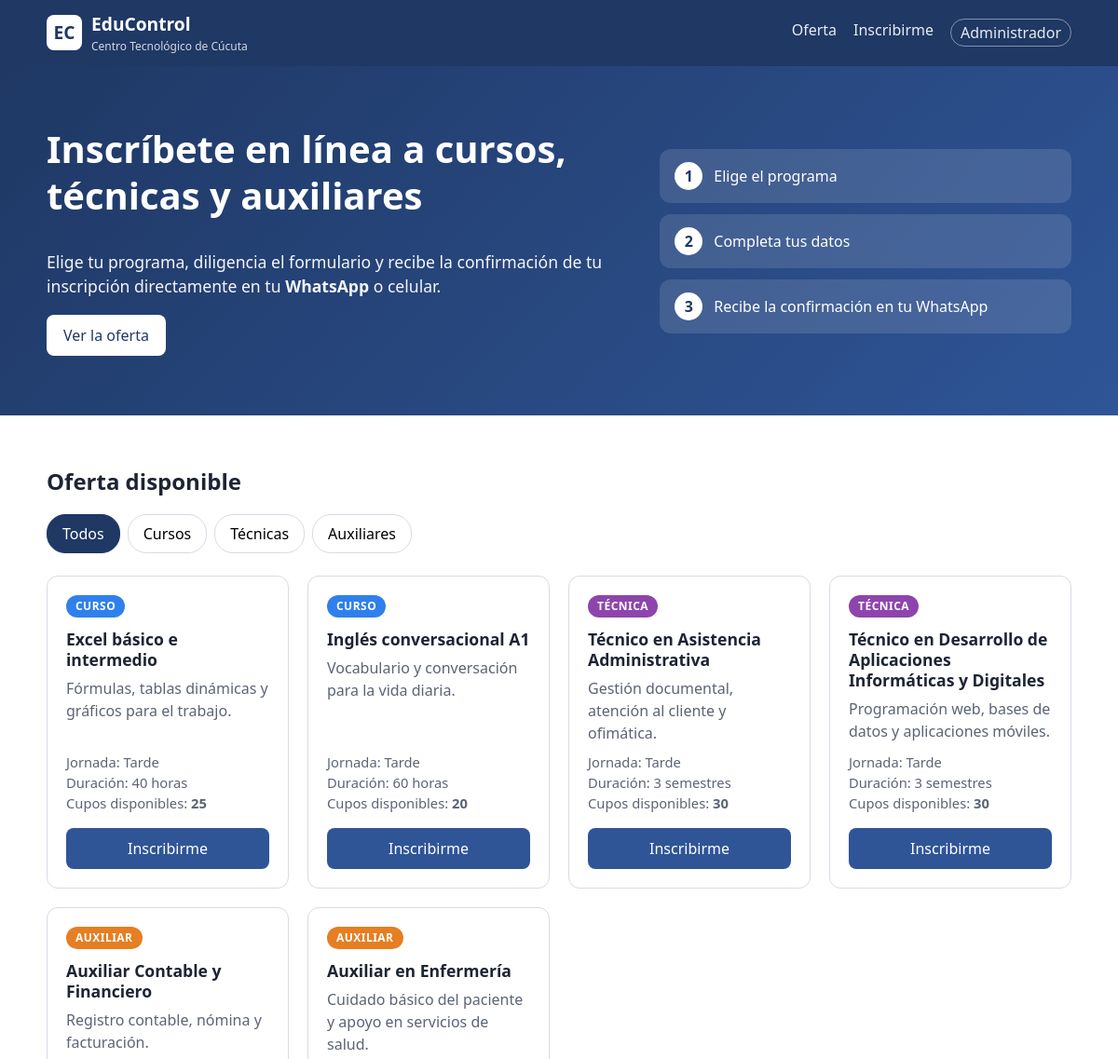
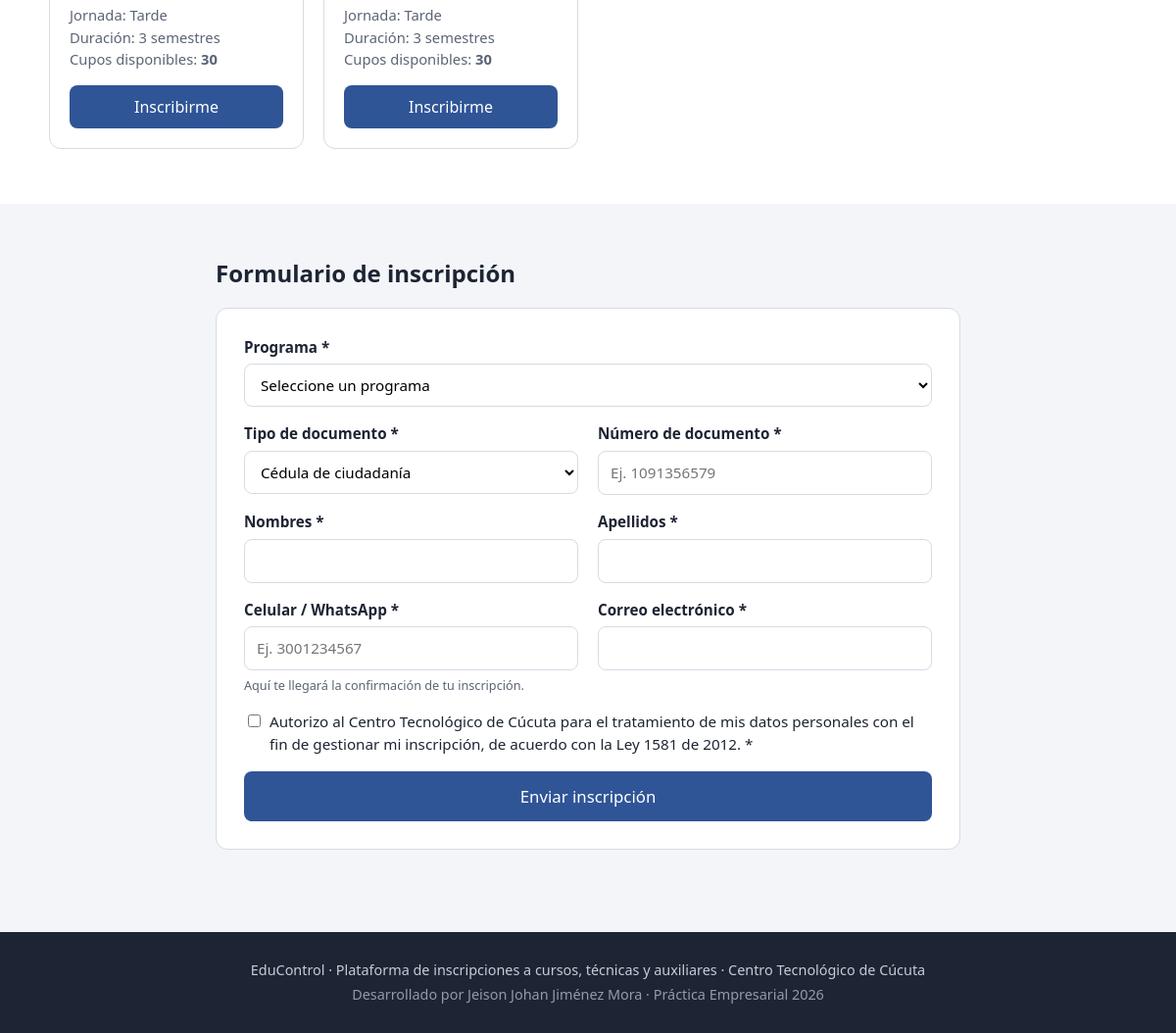
The app's page /index.html.php with its own data (2 pictures, top to bottom).
### tables this page shows
CREATE TABLE programas (
  id_programa   INT AUTO_INCREMENT PRIMARY KEY,
  nombre        VARCHAR(150) NOT NULL,
  tipo          ENUM('curso','tecnica','auxiliar') NOT NULL,
  descripcion   VARCHAR(500) DEFAULT NULL,
  jornada       VARCHAR(50)  NOT NULL DEFAULT 'Tarde',
  duracion      VARCHAR(50)  DEFAULT NULL,
  cupos         INT NOT NULL DEFAULT 30,
  estado        TINYINT(1) NOT NULL DEFAULT 1           
);

### db.php (called while the page is built, shortened)
<?php
function db(): PDO
{
    static $pdo = null;
    if ($pdo === null) {
        $dsn = getenv('EDU_DSN') ?: 'mysql:host=' . DB_HOST . ';dbname=' . DB_NAME . ';charset=utf8mb4';
        try {
            $pdo = new PDO($dsn, DB_USER, DB_PASS, [
                PDO::ATTR_ERRMODE            => PDO::ERRMODE_EXCEPTION,
                PDO::ATTR_DEFAULT_FETCH_MODE => PDO::FETCH_ASSOC,
            ]);
        } catch (PDOException $e) {
            http_response_code(500);
            die('No se pudo conectar a la base de datos. Revise config.php y que MySQL esté encendido.');
        }
    }
    return $pdo;
}
function e(?string $texto): string
{
    return htmlspecialchars((string)$texto, ENT_QUOTES, 'UTF-8');
}
function tipo_texto(string $tipo): string
{
    return ['curso' => 'Curso', 'tecnica' => 'Técnica', 'auxiliar' => 'Auxiliar'][$tipo] ?? $tipo;
}

### index.html.php (the view, shortened to what this page needs)
<?php
require_once __DIR__ . '/includes/db.php';
$sql = "SELECT p.*, (p.cupos - COUNT(i.id_inscripcion)) AS disponibles
        FROM programas p
        LEFT JOIN inscripciones i ON i.id_programa = p.id_programa
        WHERE p.estado = 1
        GROUP BY p.id_programa, p.nombre, p.tipo, p.descripcion, p.jornada, p.duracion, p.cupos, p.estado
        ORDER BY p.tipo, p.nombre";
$programas = db()->query($sql)->fetchAll();
$viejo   = $_SESSION['viejo'] ?? [];
require __DIR__ . '/includes/header.php';
?>
<section class="hero">
  <div class="contenedor hero__fila">
    <div>
      <h1>Inscríbete en línea a cursos, técnicas y auxiliares</h1>
      <p>Elige tu programa, diligencia el formulario y recibe la confirmación de tu inscripción
         directamente en tu <strong>WhatsApp</strong> o celular.</p>
      <a href="#oferta" class="boton boton--claro">Ver la oferta</a>
    </div>
    <ol class="pasos">
      <li><span>1</span> Elige el programa</li>
      <li><span>2</span> Completa tus datos</li>
      <li><span>3</span> Recibe la confirmación en tu WhatsApp</li>
    </ol>
  </div>
</section>
<section id="oferta" class="seccion">
  <div class="contenedor">
    <h2>Oferta disponible</h2>
    <div class="filtros" role="tablist">
      <button class="filtro activo" data-filtro="todos">Todos</button>
      <button class="filtro" data-filtro="curso">Cursos</button>
      <button class="filtro" data-filtro="tecnica">Técnicas</button>
      <button class="filtro" data-filtro="auxiliar">Auxiliares</button>
    </div>
    <div class="tarjetas">
      <?php foreach ($programas as $p): $lleno = $p['disponibles'] <= 0; ?>
        <article class="tarjeta" data-tipo="<?= e($p['tipo']) ?>">
          <span class="etiqueta etiqueta--<?= e($p['tipo']) ?>"><?= tipo_texto($p['tipo']) ?></span>
          <h3><?= e($p['nombre']) ?></h3>
          <p><?= e($p['descripcion']) ?></p>
          <ul class="datos">
            <li>Jornada: <?= e($p['jornada']) ?></li>
            <?php if ($p['duracion']): ?><li>Duración: <?= e($p['duracion']) ?></li><?php endif; ?>
            <li>Cupos disponibles: <strong><?= max(0, (int)$p['disponibles']) ?></strong></li>
          </ul>
          <?php if ($lleno): ?>
            <span class="boton boton--deshabilitado">Sin cupos</span>
          <?php else: ?>
            <a class="boton" href="?programa=<?= (int)$p['id_programa'] ?>#inscripcion"
               data-programa="<?= (int)$p['id_programa'] ?>">Inscribirme</a>
          <?php endif; ?>
        </article>
      <?php endforeach; ?>
    </div>
  </div>
</section>
<section id="inscripcion" class="seccion seccion--gris">
  <div class="contenedor contenedor--angosto">
    <h2>Formulario de inscripción</h2>
    <form id="formInscripcion" class="formulario" action="inscribir.php" method="post" novalidate>
      <label class="completo">Programa *
        <select name="id_programa" required>
          <option value="">Seleccione un programa</option>
        </select>
      </label>
      <label>Tipo de documento *
        <select name="tipo_documento" required>
          <?php foreach (['CC' => 'Cédula de ciudadanía', 'TI' => 'Tarjeta de identidad',
                          'CE' => 'Cédula de extranjería', 'PPT' => 'Permiso por Protección Temporal'] as $v => $t): ?>
            <option value="<?= $v ?>" <?= ($viejo['tipo_documento'] ?? 'CC') === $v ? 'selected' : '' ?>><?= $t ?></option>
          <?php endforeach; ?>
        </select>
      </label>
      <label>Número de documento *
        <input type="text" name="documento" inputmode="numeric" maxlength="15" required
               value="<?= e($viejo['documento'] ?? '') ?>" placeholder="Ej. 1091356579">
      </label>
      <label>Nombres *
        <input type="text" name="nombres" maxlength="80" required value="<?= e($viejo['nombres'] ?? '') ?>">
      </label>
      <label>Apellidos *
        <input type="text" name="apellidos" maxlength="80" required value="<?= e($viejo['apellidos'] ?? '') ?>">
      </label>
      <label>Celular / WhatsApp *
        <input type="tel" name="celular" inputmode="numeric" maxlength="10" required
               value="<?= e($viejo['celular'] ?? '') ?>" placeholder="Ej. 3001234567">
        <small>Aquí te llegará la confirmación de tu inscripción.</small>
      </label>
      <label>Correo electrónico *
        <input type="email" name="correo" maxlength="120" required value="<?= e($viejo['correo'] ?? '') ?>">
      </label>
      <label class="completo casilla">
        <input type="checkbox" name="autoriza_datos" value="1" required <?= !empty($viejo['autoriza_datos']) ? 'checked' : '' ?>>
        <span>Autorizo al <?= e(INSTITUCION) ?> para el tratamiento de mis datos personales con el fin de
          gestionar mi inscripción, de acuerdo con la Ley 1581 de 2012. *</span>
      </label>
      <div class="completo">
        <button type="submit" class="boton boton--grande">Enviar inscripción</button>
      </div>
    </form>
  </div>
</section>
<?php require __DIR__ . '/includes/footer.php'; ?>

### header.php (shortened to what this page needs)
<?php
$base = $base ?? '';
?>
<!DOCTYPE html>
<html lang="es">
<head>
  <link rel="stylesheet" href="<?= $base ?>assets/css/styles.css">
</head>
<body>
<header class="barra">
  <div class="contenedor barra__fila">
    <a class="marca" href="<?= $base ?>index.php">
      <span class="marca__logo">EC</span>
      <span>EduControl<small><?= e(INSTITUCION) ?></small></span>
    </a>
    <nav class="menu">
      <a href="<?= $base ?>index.php#oferta">Oferta</a>
      <a href="<?= $base ?>index.php#inscripcion">Inscribirme</a>
      <a href="<?= $base ?>admin/index.php" class="menu__admin">Administrador</a>
    </nav>
  </div>
</header>
<main>

### footer.php (shortened to what this page needs)
</main>
<footer class="pie">
  <div class="contenedor">
    <p>EduControl &middot; Plataforma de inscripciones a cursos, técnicas y auxiliares &middot; <?= e(INSTITUCION) ?></p>
    <p class="pie__autor">Desarrollado por Jeison Johan Jiménez Mora &middot; Práctica Empresarial <?= date('Y') ?></p>
  </div>
</footer>
</body>
</html>

### records on screen
programas: tipo "CURSO", nombre "Excel básico e intermedio", descripcion "Fórmulas, tablas dinámicas y gráficos para el trabajo.", jornada "Tarde", duracion "40 horas", max(0, (int)$p['disponibles']) "25"
programas: tipo "CURSO", nombre "Inglés conversacional A1", descripcion "Vocabulario y conversación para la vida diaria.", jornada "Tarde", duracion "60 horas", max(0, (int)$p['disponibles']) "20"
programas: tipo "TÉCNICA", nombre "Técnico en Asistencia Administrativa", descripcion "Gestión documental, atención al cliente y ofimática.", jornada "Tarde", duracion "3 semestres", max(0, (int)$p['disponibles']) "30"
programas: tipo "TÉCNICA", nombre "Técnico en Desarrollo de Aplicaciones Informáticas y Digitales", descripcion "Programación web, bases de datos y aplicaciones móviles.", jornada "Tarde", duracion "3 semestres", max(0, (int)$p['disponibles']) "30"
programas: tipo "AUXILIAR", nombre "Auxiliar Contable y Financiero", descripcion "Registro contable, nómina y facturación.", jornada "Tarde", duracion "3 semestres", max(0, (int)$p['disponibles']) "30"
programas: tipo "AUXILIAR", nombre "Auxiliar en Enfermería", descripcion "Cuidado básico del paciente y apoyo en servicios de salud.", jornada "Tarde", duracion "3 semestres", max(0, (int)$p['disponibles']) "30"

### other values on screen
INSTITUCION "Centro Tecnológico de Cúcuta"
form field tipo_documento "Cédula de ciudadanía"
